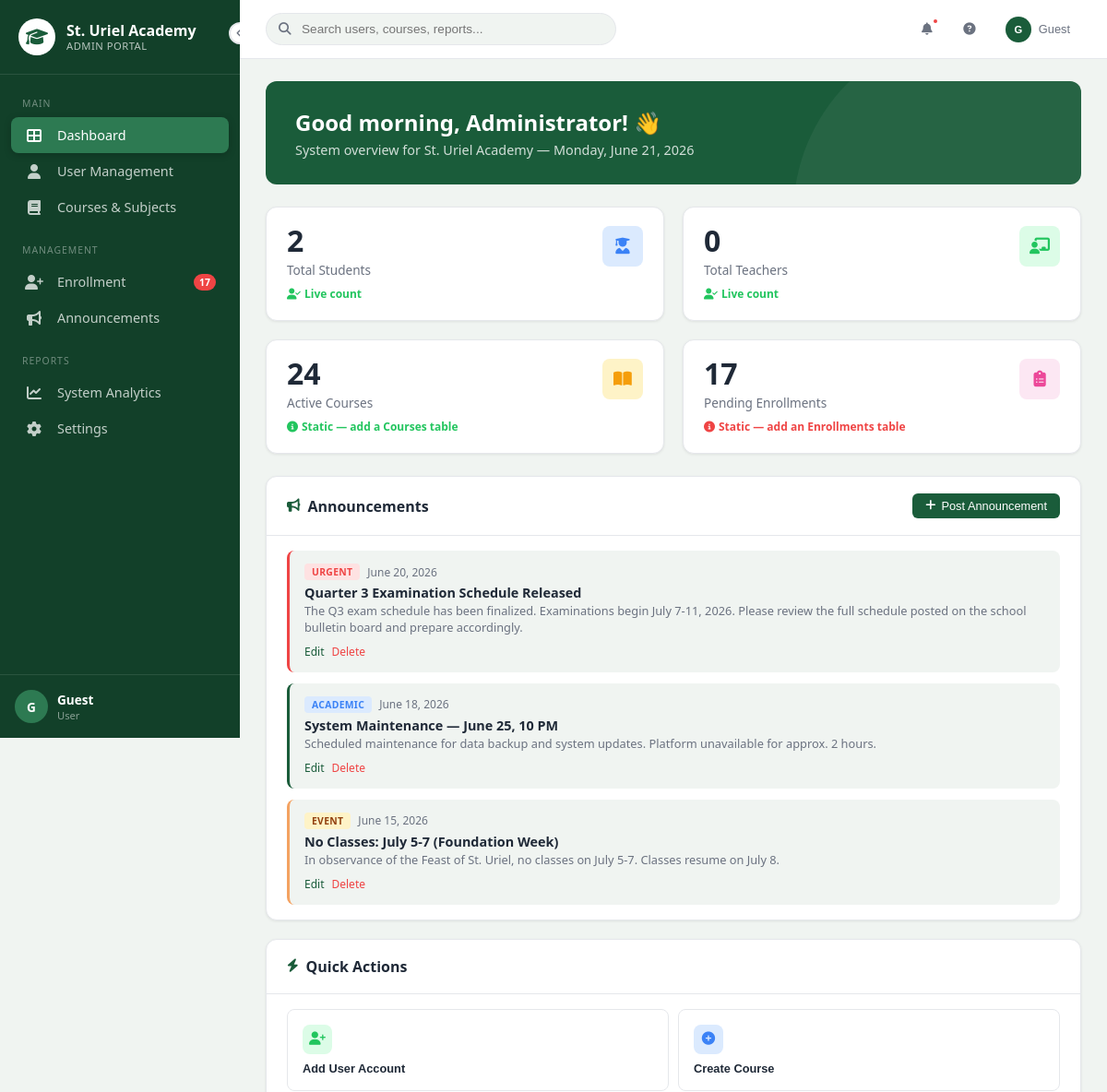
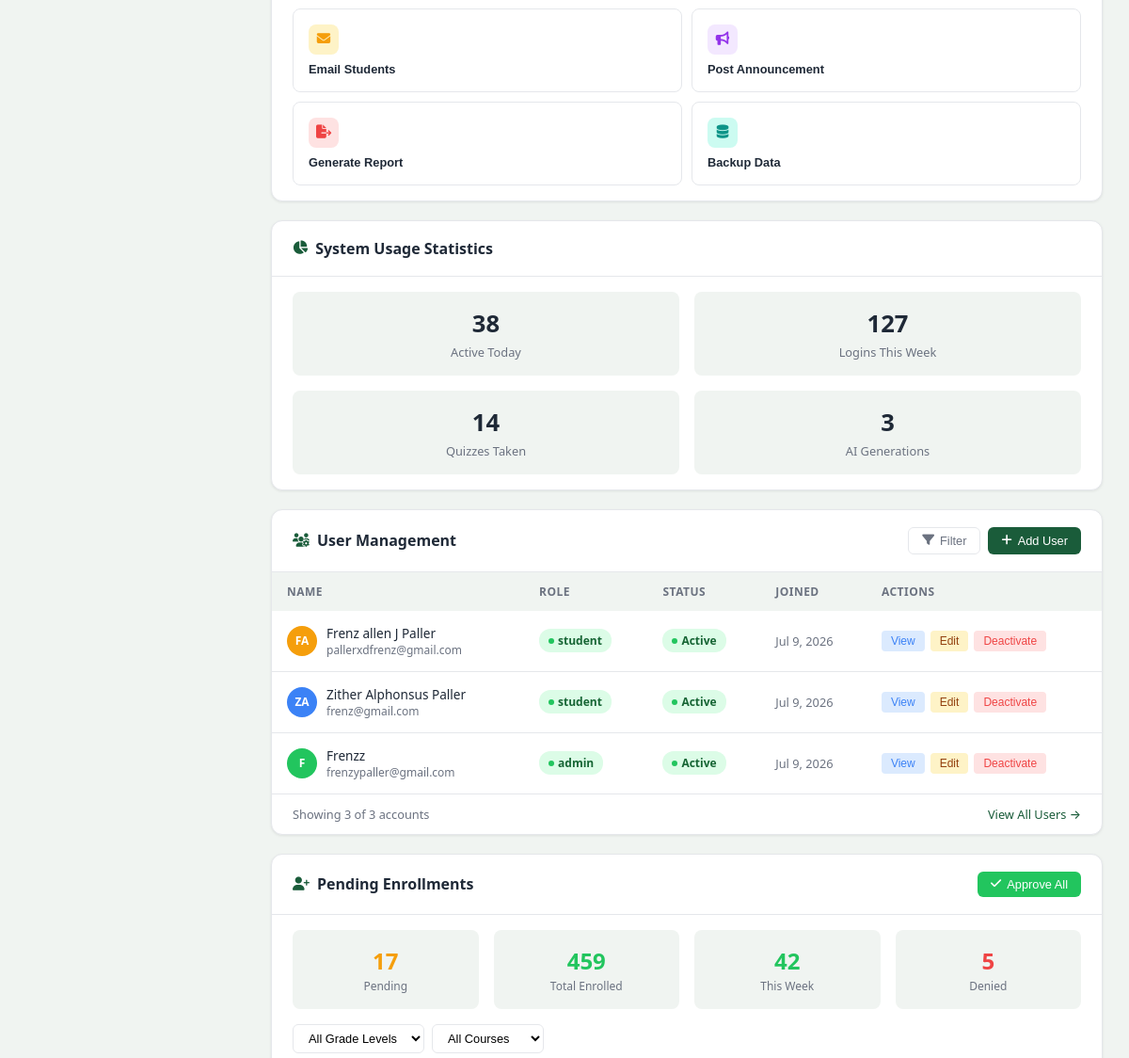
/public/admin/dashboard.php (upper part), run on an earlier commit of the app's database (2 pictures, top to bottom).
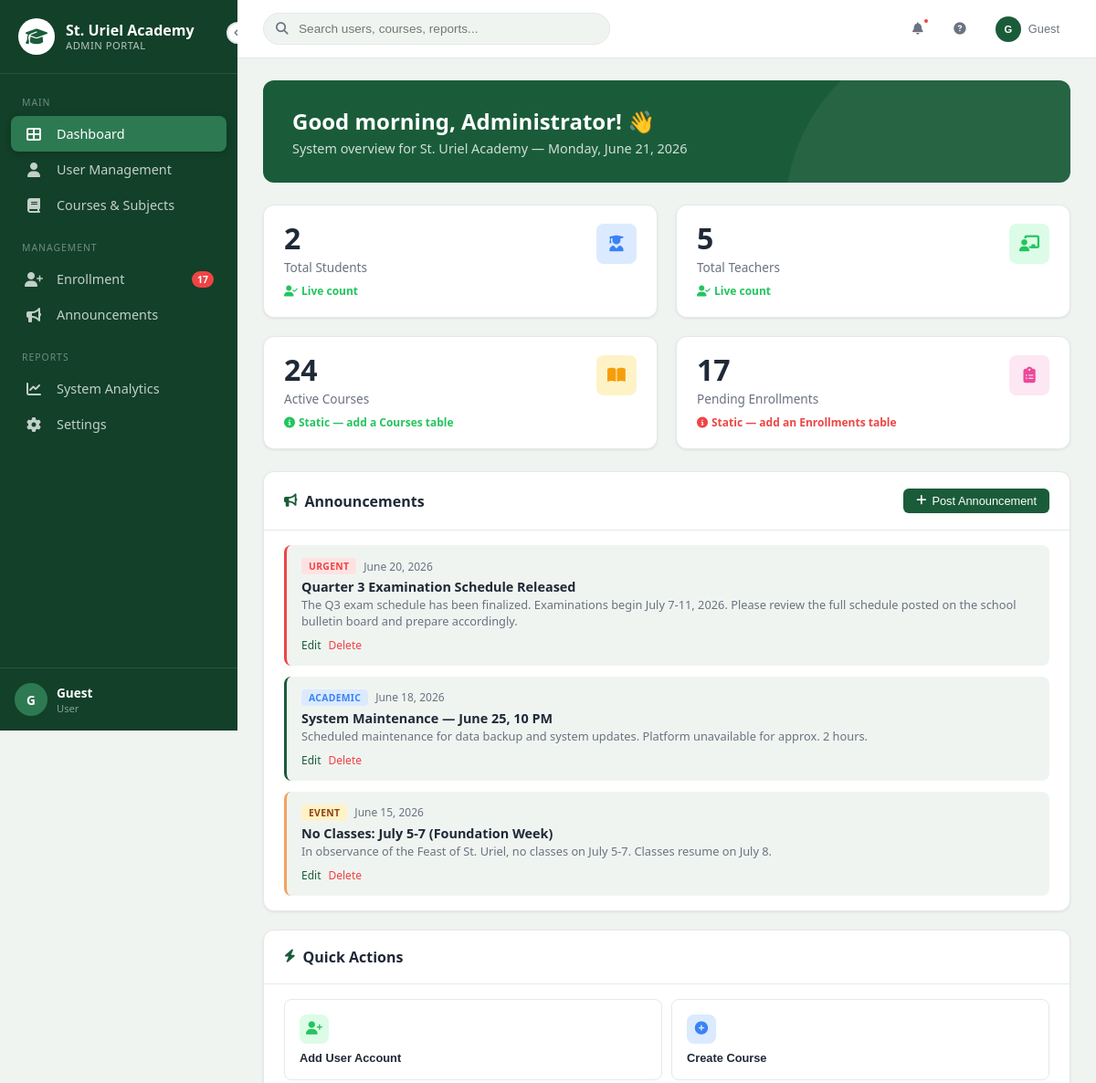
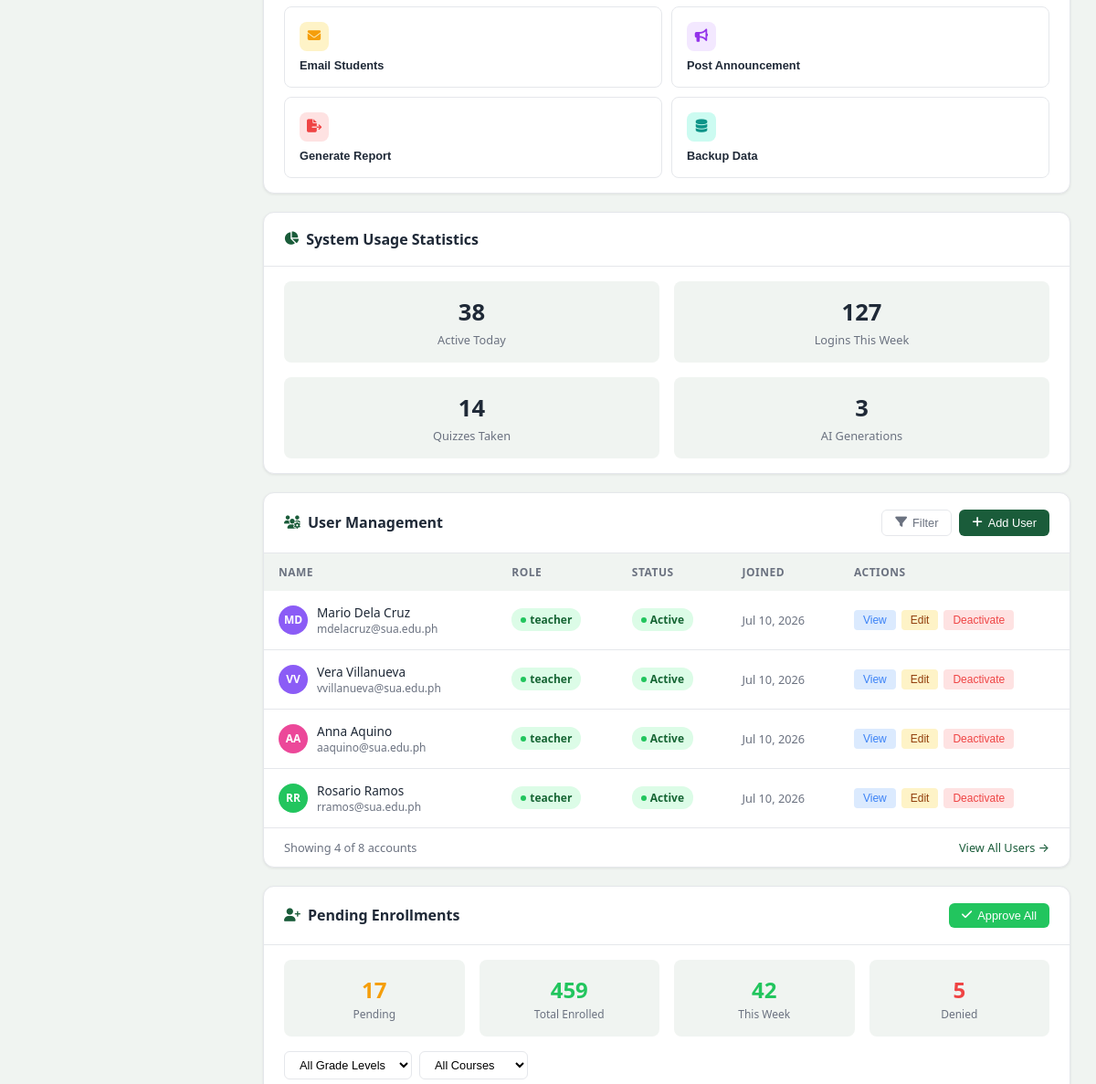
And on a later commit of the database (2 pictures, top to bottom).
### tables this page shows
CREATE TABLE `users` (
  `id` int(11) NOT NULL,
  `username` varchar(100) NOT NULL,
  `password` varchar(255) NOT NULL,
  `role` enum('admin','teacher','student') NOT NULL,
  `status` enum('active','inactive','suspended') NOT NULL DEFAULT 'active',
  `created_at` timestamp NOT NULL DEFAULT current_timestamp(),
  `updated_at` timestamp NOT NULL DEFAULT current_timestamp() ON UPDATE current_timestamp()
);

### public/admin/assests/api/dashboard_functions.php (called while the page is built, shortened)
<?php
function get_total_teachers(mysqli $conn): int {
    $result = $conn->query("SELECT COUNT(*) AS cnt FROM teachers");
    return $result ? (int) $result->fetch_assoc()['cnt'] : 0;
}
function get_total_users_count(mysqli $conn): int {
    $result = $conn->query("SELECT COUNT(*) AS cnt FROM Users");
    return $result ? (int) $result->fetch_assoc()['cnt'] : 0;
}
function get_recent_users(mysqli $conn, int $limit = 4): array {
    $sql = "SELECT u.id, u.username, u.Role, u.status, u.created_at,
                COALESCE(CONCAT(s.firstname, ' ', s.lastname), CONCAT(t.firstname, ' ', t.lastname), u.username) AS full_name,
                COALESCE(s.email, t.email, a.email) AS email
             FROM Users u
             LEFT JOIN Students s ON s.user_id = u.id
             LEFT JOIN teachers t ON t.user_id = u.id
             LEFT JOIN Admin a ON a.user_id = u.id
             ORDER BY u.created_at DESC
             LIMIT ?";
    $stmt = $conn->prepare($sql);
    $stmt->bind_param('i', $limit);
    $stmt->execute();
    $result = $stmt->get_result();
    $users = [];
    while ($row = $result->fetch_assoc()) {
        $users[] = $row;
    }
    return $users;
}
function get_initials(string $name): string {
    $parts = preg_split('/\s+/', trim($name));
    $initials = '';
    foreach (array_slice($parts, 0, 2) as $part) {
        $initials .= strtoupper(substr($part, 0, 1));
    }
    return $initials ?: '?';
}
function get_avatar_color(string $seed): string {
    $colors = ['#8b5cf6', 'var(--info)', 'var(--warning)', 'var(--success)', '#ec4899'];
    $index = crc32($seed) % count($colors);
    return $colors[$index];
}

### public/admin/dashboard.php (the view, shortened to what the changed rows need)
<?php
require_once '../../config/config.php';
require_once 'assests/api/dashboard_functions.php';
$totalTeachers   = get_total_teachers($conn);
$totalUsersCount = get_total_users_count($conn);
$recentUsers     = get_recent_users($conn, 4);
?>
<!DOCTYPE html>
<html lang="en">
<head>
    <link href="https://cdnjs.cloudflare.com/ajax/libs/font-awesome/6.4.0/css/all.min.css" rel="stylesheet">
    <link rel="stylesheet" href="assests/css/dashboard.css">
</head>
<body>
    <?php
    include '../../includes/admin_sidebar.php';
    ?>
    <div class="main-content">
        <?php include '../../includes/admin_header.php'; ?>
        <div class="content-wrapper">
            <div class="welcome-banner fade-in">
                <h1>Good morning, Administrator! 👋</h1>
            </div>
            <div class="stats-grid fade-in">
                <div class="stat-card">
                    <div class="stat-info">
                        <h3><?php echo number_format($totalTeachers); ?></h3>
                        <p>Total Teachers</p>
                        <div class="stat-trend up">
                            <i class="fas fa-user-check"></i>
                            <span>Live count</span>
                        </div>
                    </div>
                </div>
            </div>
            <div class="dashboard-grid fade-in">
                <div class="card">
                    <div class="card-header">
                        <h2><i class="fas fa-bullhorn"></i> Announcements</h2>
                    </div>
                </div>
                <div style="display: flex; flex-direction: column; gap: 20px;">
                    <div class="card">
                        <div class="card-header">
                            <h2><i class="fas fa-bolt"></i> Quick Actions</h2>
                        </div>
                    </div>
                    <div class="card">
                        <div class="card-header">
                            <h2><i class="fas fa-chart-pie"></i> System Usage Statistics</h2>
                        </div>
                    </div>
                </div>
            </div>
            <div class="dashboard-grid-2 fade-in" style="margin-bottom: 20px;">
                <div class="card">
                    <div class="card-header">
                        <h2><i class="fas fa-users-cog"></i> User Management</h2>
                    </div>
                    <div class="card-body" style="padding: 0;">
                        <table class="data-table">
                            <thead>
                                <tr>
                                    <th>Name</th>
                                    <th>Role</th>
                                    <th>Status</th>
                                    <th>Joined</th>
                                    <th>Actions</th>
                                </tr>
                            </thead>
                            <tbody>
                                <?php if (!empty($recentUsers)): ?>
                                    <?php foreach ($recentUsers as $row): ?>
                                        <?php
                                            $displayName = htmlspecialchars($row['full_name']);
                                            $email = htmlspecialchars($row['email'] ?? '');
                                            $initials = get_initials($row['full_name']);
                                            $avatarColor = get_avatar_color($row['username']);
                                            $isActive = ($row['status'] === 'active');
                                            $statusClass = $isActive ? 'status-active' : 'status-inactive';
                                            $statusLabel = $isActive ? 'Active' : 'Inactive';
                                            $joined = date('M j, Y', strtotime($row['created_at']));
                                            $jsName = addslashes($displayName);
                                        ?>
                                        <tr>
                                            <td>
                                                <div class="user-cell">
                                                    <div class="avatar" style="background: <?php echo $avatarColor; ?>;"><?php echo $initials; ?></div>
                                                    <div>
                                                        <div class="name"><?php echo $displayName; ?></div>
                                                        <div class="email"><?php echo $email; ?></div>
                                                    </div>
                                                </div>
                                            </td>
                                            <td><span class="status-badge status-active"><span class="status-dot"></span> <?php echo htmlspecialchars($row['Role']); ?></span></td>
                                            <td><span class="status-badge <?php echo $statusClass; ?>"><span class="status-dot"></span> <?php echo $statusLabel; ?></span></td>
                                            <td style="color: var(--text-muted); font-size: 0.8rem;"><?php echo $joined; ?></td>
                                            <td>
                                                <div class="table-actions">
                                                    <button class="btn-view" onclick="showToast('Viewing <?php echo $jsName; ?>...')">View</button>
                                                    <button class="btn-edit" onclick="showToast('Editing <?php echo $jsName; ?>...')">Edit</button>
                                                    <button class="btn-deactivate" onclick="showToast('<?php echo $isActive ? 'Deactivating' : 'Activating'; ?> <?php echo $jsName; ?>...')"><?php echo $isActive ? 'Deactivate' : 'Activate'; ?></button>
                                                </div>
                                            </td>
                                        </tr>
                                    <?php endforeach; ?>
                                <?php else: ?>
                                    <tr>
                                        <td colspan="5" style="text-align: center; color: var(--text-muted); padding: 24px;">No users found.</td>
                                    </tr>
                                <?php endif; ?>
                            </tbody>
                        </table>
                        <div class="table-footer">
                            <span>Showing <?php echo min(4, $totalUsersCount); ?> of <?php echo number_format($totalUsersCount); ?> accounts</span>
                            <a href="#" onclick="showToast('Viewing all users...')">View All Users →</a>
                        </div>
                    </div>
                </div>
                <div class="card">
                    <div class="card-header">
                        <h2><i class="fas fa-user-plus"></i> Pending Enrollments</h2>
                    </div>
                </div>
            </div>
        </div>
    </div>
</body>
</html>

What changed in the data, as far as the page shows it:
no longer on this page (row unchanged): users: initials "FA", displayName "Frenz allen J Paller", email "pallerxdfrenz@gmail.com", role "student", status "Active", created_at "Jul 9, 2026", shows "Deactivate"
no longer on this page (row unchanged): users: initials "ZA", displayName "Zither Alphonsus Paller", email "frenz@gmail.com", role "student", status "Active", created_at "Jul 9, 2026", shows "Deactivate"
no longer on this page (row unchanged): users: initials "F", displayName "Frenzz", email "frenzypaller@gmail.com", role "admin", status "Active", created_at "Jul 9, 2026", shows "Deactivate"
added users: initials "MD", displayName "Mario Dela Cruz", email "mdelacruz@sua.edu.ph", role "teacher", status "Active", created_at "Jul 10, 2026", shows "Deactivate"
added users: initials "VV", displayName "Vera Villanueva", email "vvillanueva@sua.edu.ph", role "teacher", status "Active", created_at "Jul 10, 2026", shows "Deactivate"
added users: initials "AA", displayName "Anna Aquino", email "aaquino@sua.edu.ph", role "teacher", status "Active", created_at "Jul 10, 2026", shows "Deactivate"
added users: initials "RR", displayName "Rosario Ramos", email "rramos@sua.edu.ph", role "teacher", status "Active", created_at "Jul 10, 2026", shows "Deactivate"
Also different on the page:
$totalTeachers: "0" → "5"
min(4, $totalUsersCount): "3" → "4"
$totalUsersCount: "3" → "8"
